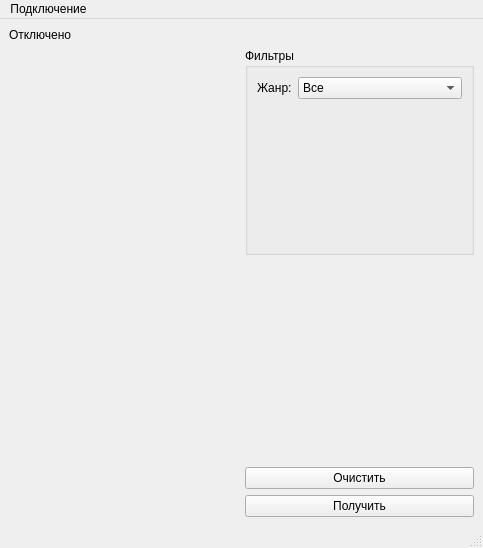
<?xml version="1.0" encoding="UTF-8"?>
<ui version="4.0">
 <class>MainWindow</class>
 <widget class="QMainWindow" name="MainWindow">
  <property name="geometry">
   <rect>
    <x>0</x>
    <y>0</y>
    <width>483</width>
    <height>548</height>
   </rect>
  </property>
  <property name="sizePolicy">
   <sizepolicy hsizetype="Preferred" vsizetype="Expanding">
    <horstretch>0</horstretch>
    <verstretch>0</verstretch>
   </sizepolicy>
  </property>
  <property name="windowTitle">
   <string>MainWindow</string>
  </property>
  <widget class="QWidget" name="centralwidget">
   <layout class="QGridLayout" name="gridLayout">
    <item row="4" column="1">
     <widget class="QPushButton" name="pb_request">
      <property name="sizePolicy">
       <sizepolicy hsizetype="Minimum" vsizetype="Maximum">
        <horstretch>0</horstretch>
        <verstretch>0</verstretch>
       </sizepolicy>
      </property>
      <property name="text">
       <string>Получить</string>
      </property>
     </widget>
    </item>
    <item row="1" column="1">
     <widget class="QGroupBox" name="gb_filters">
      <property name="sizePolicy">
       <sizepolicy hsizetype="Preferred" vsizetype="Minimum">
        <horstretch>0</horstretch>
        <verstretch>0</verstretch>
       </sizepolicy>
      </property>
      <property name="title">
       <string>Фильтры</string>
      </property>
      <layout class="QFormLayout" name="formLayout">
       <item row="0" column="0">
        <widget class="QLabel" name="lb_category">
         <property name="text">
          <string>Жанр:</string>
         </property>
        </widget>
       </item>
       <item row="0" column="1">
        <widget class="QComboBox" name="cb_category">
         <item>
          <property name="text">
           <string>Все</string>
          </property>
         </item>
         <item>
          <property name="text">
           <string>Комедия</string>
          </property>
         </item>
         <item>
          <property name="text">
           <string>Ужасы</string>
          </property>
         </item>
        </widget>
       </item>
      </layout>
     </widget>
    </item>
    <item row="2" column="1">
     <spacer name="verticalSpacer">
      <property name="orientation">
       <enum>Qt::Orientation::Vertical</enum>
      </property>
      <property name="sizeType">
       <enum>QSizePolicy::Policy::Minimum</enum>
      </property>
      <property name="sizeHint" stdset="0">
       <size>
        <width>20</width>
        <height>40</height>
       </size>
      </property>
     </spacer>
    </item>
    <item row="3" column="1">
     <widget class="QPushButton" name="pb_clear">
      <property name="sizePolicy">
       <sizepolicy hsizetype="Minimum" vsizetype="Maximum">
        <horstretch>0</horstretch>
        <verstretch>0</verstretch>
       </sizepolicy>
      </property>
      <property name="text">
       <string>Очистить</string>
      </property>
     </widget>
    </item>
    <item row="0" column="0">
     <widget class="QLabel" name="lb_statusConnect">
      <property name="sizePolicy">
       <sizepolicy hsizetype="Preferred" vsizetype="Maximum">
        <horstretch>0</horstretch>
        <verstretch>0</verstretch>
       </sizepolicy>
      </property>
      <property name="text">
       <string>Отключено</string>
      </property>
     </widget>
    </item>
    <item row="1" column="0" rowspan="4">
     <widget class="QWidget" name="TableWid" native="true">
      <layout class="QVBoxLayout" name="verticalLayout_2">
       <item>
        <layout class="QVBoxLayout" name="verticalLayout"/>
       </item>
      </layout>
     </widget>
    </item>
   </layout>
  </widget>
  <widget class="QMenuBar" name="menubar">
   <property name="geometry">
    <rect>
     <x>0</x>
     <y>0</y>
     <width>483</width>
     <height>22</height>
    </rect>
   </property>
   <widget class="QMenu" name="menu">
    <property name="title">
     <string>Подключение</string>
    </property>
    <addaction name="act_addData"/>
    <addaction name="separator"/>
    <addaction name="act_connect"/>
   </widget>
   <addaction name="menu"/>
  </widget>
  <widget class="QStatusBar" name="statusbar"/>
  <action name="act_connect">
   <property name="text">
    <string>Подключиться</string>
   </property>
  </action>
  <action name="act_addData">
   <property name="text">
    <string>Ввести данные</string>
   </property>
  </action>
 </widget>
 <resources/>
 <connections/>
</ui>
